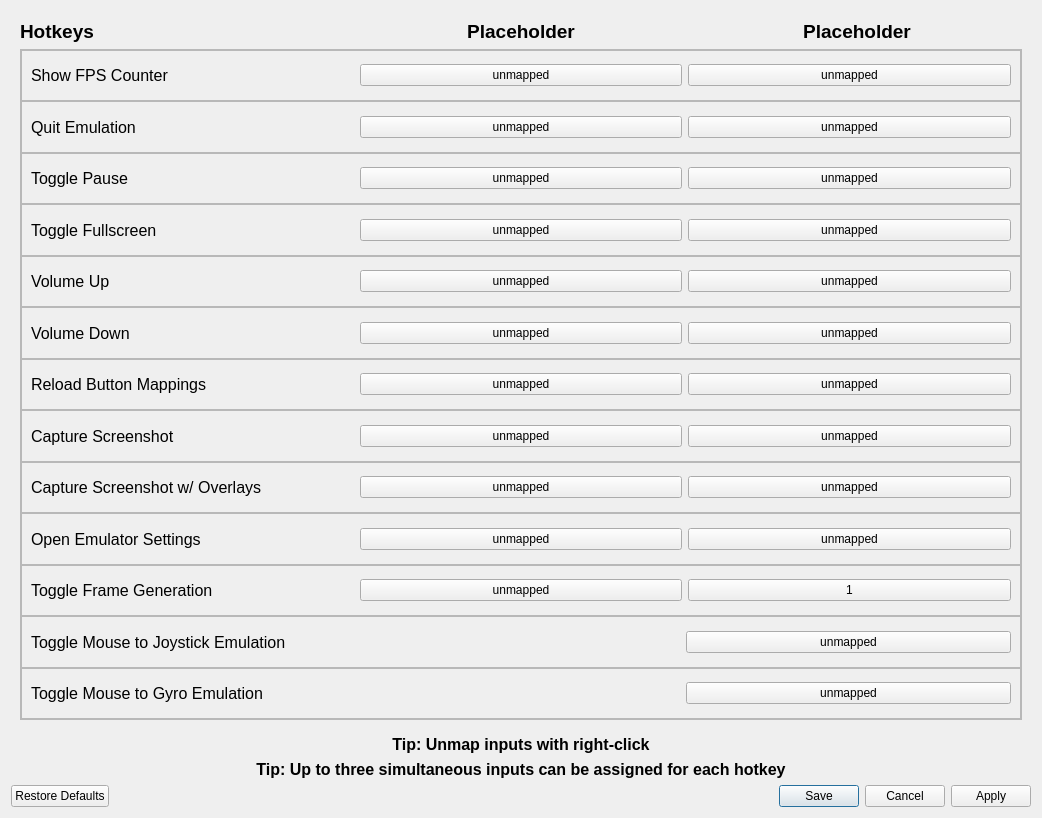
<?xml version="1.0" encoding="UTF-8"?>
<!-- SPDX-FileCopyrightText: Copyright 2026 shadPS4 Emulator Project
     SPDX-License-Identifier: GPL-2.0-or-later -->
<ui version="4.0">
 <class>Hotkeys</class>
 <widget class="QDialog" name="Hotkeys">
  <property name="windowModality">
   <enum>Qt::WindowModality::WindowModal</enum>
  </property>
  <property name="geometry">
   <rect>
    <x>0</x>
    <y>0</y>
    <width>1042</width>
    <height>818</height>
   </rect>
  </property>
  <property name="windowTitle">
   <string>Customize Hotkeys</string>
  </property>
  <layout class="QVBoxLayout" name="verticalLayout_19">
   <item>
    <widget class="QWidget" name="Contents" native="true">
     <layout class="QVBoxLayout" name="verticalLayout_2">
      <item>
       <layout class="QHBoxLayout" name="LabelsLayout">
        <item>
         <widget class="QLabel" name="hotkeysLabel">
          <property name="sizePolicy">
           <sizepolicy hsizetype="Expanding" vsizetype="Preferred">
            <horstretch>0</horstretch>
            <verstretch>0</verstretch>
           </sizepolicy>
          </property>
          <property name="font">
           <font>
            <pointsize>14</pointsize>
            <bold>true</bold>
           </font>
          </property>
          <property name="text">
           <string>Hotkeys</string>
          </property>
         </widget>
        </item>
        <item>
         <widget class="QLabel" name="controllerLabel">
          <property name="sizePolicy">
           <sizepolicy hsizetype="Expanding" vsizetype="Fixed">
            <horstretch>0</horstretch>
            <verstretch>0</verstretch>
           </sizepolicy>
          </property>
          <property name="font">
           <font>
            <pointsize>14</pointsize>
            <bold>true</bold>
           </font>
          </property>
          <property name="text">
           <string>Placeholder</string>
          </property>
          <property name="alignment">
           <set>Qt::AlignmentFlag::AlignCenter</set>
          </property>
         </widget>
        </item>
        <item>
         <widget class="QLabel" name="keyboardLabel">
          <property name="sizePolicy">
           <sizepolicy hsizetype="Expanding" vsizetype="Minimum">
            <horstretch>0</horstretch>
            <verstretch>0</verstretch>
           </sizepolicy>
          </property>
          <property name="maximumSize">
           <size>
            <width>16777215</width>
            <height>16777215</height>
           </size>
          </property>
          <property name="font">
           <font>
            <pointsize>14</pointsize>
            <bold>true</bold>
           </font>
          </property>
          <property name="text">
           <string>Placeholder</string>
          </property>
          <property name="scaledContents">
           <bool>false</bool>
          </property>
          <property name="alignment">
           <set>Qt::AlignmentFlag::AlignCenter</set>
          </property>
         </widget>
        </item>
       </layout>
      </item>
      <item>
       <widget class="QScrollArea" name="scrollArea">
        <property name="widgetResizable">
         <bool>true</bool>
        </property>
        <widget class="QWidget" name="scrollAreaWidgetContents">
         <property name="geometry">
          <rect>
           <x>0</x>
           <y>0</y>
           <width>1004</width>
           <height>662</height>
          </rect>
         </property>
         <layout class="QVBoxLayout" name="verticalLayout_18">
          <property name="spacing">
           <number>0</number>
          </property>
          <property name="leftMargin">
           <number>0</number>
          </property>
          <property name="topMargin">
           <number>0</number>
          </property>
          <property name="rightMargin">
           <number>0</number>
          </property>
          <property name="bottomMargin">
           <number>0</number>
          </property>
          <item>
           <layout class="QVBoxLayout" name="HotkeysLayout">
            <item>
             <widget class="QFrame" name="showFpsFrame">
              <property name="frameShape">
               <enum>QFrame::Shape::StyledPanel</enum>
              </property>
              <property name="frameShadow">
               <enum>QFrame::Shadow::Raised</enum>
              </property>
              <layout class="QHBoxLayout" name="horizontalLayout_3">
               <item>
                <widget class="QLabel" name="showFpsLabel">
                 <property name="sizePolicy">
                  <sizepolicy hsizetype="Expanding" vsizetype="Fixed">
                   <horstretch>0</horstretch>
                   <verstretch>0</verstretch>
                  </sizepolicy>
                 </property>
                 <property name="font">
                  <font>
                   <pointsize>12</pointsize>
                   <bold>false</bold>
                  </font>
                 </property>
                 <property name="frameShape">
                  <enum>QFrame::Shape::NoFrame</enum>
                 </property>
                 <property name="text">
                  <string>Show FPS Counter</string>
                 </property>
                 <property name="wordWrap">
                  <bool>true</bool>
                 </property>
                </widget>
               </item>
               <item>
                <widget class="QRightClickButton" name="fpsButtonPad">
                 <property name="sizePolicy">
                  <sizepolicy hsizetype="Expanding" vsizetype="Fixed">
                   <horstretch>0</horstretch>
                   <verstretch>0</verstretch>
                  </sizepolicy>
                 </property>
                 <property name="focusPolicy">
                  <enum>Qt::FocusPolicy::NoFocus</enum>
                 </property>
                 <property name="text">
                  <string>unmapped</string>
                 </property>
                </widget>
               </item>
               <item>
                <widget class="QRightClickButton" name="fpsButtonKB">
                 <property name="sizePolicy">
                  <sizepolicy hsizetype="Expanding" vsizetype="Fixed">
                   <horstretch>0</horstretch>
                   <verstretch>0</verstretch>
                  </sizepolicy>
                 </property>
                 <property name="focusPolicy">
                  <enum>Qt::FocusPolicy::NoFocus</enum>
                 </property>
                 <property name="text">
                  <string>unmapped</string>
                 </property>
                </widget>
               </item>
              </layout>
             </widget>
            </item>
            <item>
             <widget class="QFrame" name="quitFrame">
              <property name="frameShape">
               <enum>QFrame::Shape::StyledPanel</enum>
              </property>
              <property name="frameShadow">
               <enum>QFrame::Shadow::Raised</enum>
              </property>
              <layout class="QHBoxLayout" name="horizontalLayout_2">
               <item>
                <widget class="QLabel" name="quitLabel">
                 <property name="font">
                  <font>
                   <pointsize>12</pointsize>
                   <bold>false</bold>
                  </font>
                 </property>
                 <property name="text">
                  <string>Quit Emulation</string>
                 </property>
                 <property name="wordWrap">
                  <bool>true</bool>
                 </property>
                </widget>
               </item>
               <item>
                <widget class="QRightClickButton" name="quitButtonPad">
                 <property name="focusPolicy">
                  <enum>Qt::FocusPolicy::NoFocus</enum>
                 </property>
                 <property name="text">
                  <string>unmapped</string>
                 </property>
                </widget>
               </item>
               <item>
                <widget class="QRightClickButton" name="quitButtonKB">
                 <property name="focusPolicy">
                  <enum>Qt::FocusPolicy::NoFocus</enum>
                 </property>
                 <property name="text">
                  <string>unmapped</string>
                 </property>
                </widget>
               </item>
              </layout>
             </widget>
            </item>
            <item>
             <widget class="QFrame" name="pauseFrame">
              <property name="frameShape">
               <enum>QFrame::Shape::StyledPanel</enum>
              </property>
              <property name="frameShadow">
               <enum>QFrame::Shadow::Raised</enum>
              </property>
              <layout class="QHBoxLayout" name="horizontalLayout_5">
               <item>
                <widget class="QLabel" name="pauseLabel">
                 <property name="font">
                  <font>
                   <pointsize>12</pointsize>
                   <bold>false</bold>
                  </font>
                 </property>
                 <property name="text">
                  <string>Toggle Pause</string>
                 </property>
                 <property name="wordWrap">
                  <bool>true</bool>
                 </property>
                </widget>
               </item>
               <item>
                <widget class="QRightClickButton" name="pauseButtonPad">
                 <property name="focusPolicy">
                  <enum>Qt::FocusPolicy::NoFocus</enum>
                 </property>
                 <property name="text">
                  <string>unmapped</string>
                 </property>
                </widget>
               </item>
               <item>
                <widget class="QRightClickButton" name="pauseButtonKB">
                 <property name="focusPolicy">
                  <enum>Qt::FocusPolicy::NoFocus</enum>
                 </property>
                 <property name="text">
                  <string>unmapped</string>
                 </property>
                </widget>
               </item>
              </layout>
             </widget>
            </item>
            <item>
             <widget class="QFrame" name="fullscreenFrame">
              <property name="frameShape">
               <enum>QFrame::Shape::StyledPanel</enum>
              </property>
              <property name="frameShadow">
               <enum>QFrame::Shadow::Raised</enum>
              </property>
              <layout class="QHBoxLayout" name="horizontalLayout_4">
               <item>
                <widget class="QLabel" name="fullscreenLabel">
                 <property name="font">
                  <font>
                   <pointsize>12</pointsize>
                   <bold>false</bold>
                  </font>
                 </property>
                 <property name="text">
                  <string>Toggle Fullscreen</string>
                 </property>
                 <property name="wordWrap">
                  <bool>true</bool>
                 </property>
                </widget>
               </item>
               <item>
                <widget class="QRightClickButton" name="fullscreenButtonPad">
                 <property name="focusPolicy">
                  <enum>Qt::FocusPolicy::NoFocus</enum>
                 </property>
                 <property name="text">
                  <string>unmapped</string>
                 </property>
                </widget>
               </item>
               <item>
                <widget class="QRightClickButton" name="fullscreenButtonKB">
                 <property name="focusPolicy">
                  <enum>Qt::FocusPolicy::NoFocus</enum>
                 </property>
                 <property name="text">
                  <string>unmapped</string>
                 </property>
                </widget>
               </item>
              </layout>
             </widget>
            </item>
            <item>
             <widget class="QFrame" name="volumeUpFrame">
              <property name="frameShape">
               <enum>QFrame::Shape::StyledPanel</enum>
              </property>
              <property name="frameShadow">
               <enum>QFrame::Shadow::Raised</enum>
              </property>
              <layout class="QHBoxLayout" name="horizontalLayout_6">
               <item>
                <widget class="QLabel" name="volumeUpLabel">
                 <property name="font">
                  <font>
                   <pointsize>12</pointsize>
                   <bold>false</bold>
                  </font>
                 </property>
                 <property name="text">
                  <string>Volume Up</string>
                 </property>
                 <property name="wordWrap">
                  <bool>true</bool>
                 </property>
                </widget>
               </item>
               <item>
                <widget class="QRightClickButton" name="volUpButtonPad">
                 <property name="text">
                  <string>unmapped</string>
                 </property>
                </widget>
               </item>
               <item>
                <widget class="QRightClickButton" name="volUpButtonKB">
                 <property name="text">
                  <string>unmapped</string>
                 </property>
                </widget>
               </item>
              </layout>
             </widget>
            </item>
            <item>
             <widget class="QFrame" name="volumeDownFrame">
              <property name="frameShape">
               <enum>QFrame::Shape::StyledPanel</enum>
              </property>
              <property name="frameShadow">
               <enum>QFrame::Shadow::Raised</enum>
              </property>
              <layout class="QHBoxLayout" name="horizontalLayout_7">
               <item>
                <widget class="QLabel" name="volumeDownLabel">
                 <property name="font">
                  <font>
                   <pointsize>12</pointsize>
                   <bold>false</bold>
                  </font>
                 </property>
                 <property name="text">
                  <string>Volume Down</string>
                 </property>
                 <property name="wordWrap">
                  <bool>true</bool>
                 </property>
                </widget>
               </item>
               <item>
                <widget class="QRightClickButton" name="volDownButtonPad">
                 <property name="text">
                  <string>unmapped</string>
                 </property>
                </widget>
               </item>
               <item>
                <widget class="QRightClickButton" name="volDownButtonKB">
                 <property name="text">
                  <string>unmapped</string>
                 </property>
                </widget>
               </item>
              </layout>
             </widget>
            </item>
            <item>
             <widget class="QFrame" name="reloadInputsFrame">
              <property name="frameShape">
               <enum>QFrame::Shape::StyledPanel</enum>
              </property>
              <property name="frameShadow">
               <enum>QFrame::Shadow::Raised</enum>
              </property>
              <layout class="QHBoxLayout" name="horizontalLayout_8">
               <item>
                <widget class="QLabel" name="reloadInputsLabel">
                 <property name="font">
                  <font>
                   <pointsize>12</pointsize>
                   <bold>false</bold>
                  </font>
                 </property>
                 <property name="text">
                  <string>Reload Button Mappings</string>
                 </property>
                 <property name="wordWrap">
                  <bool>true</bool>
                 </property>
                </widget>
               </item>
               <item>
                <widget class="QRightClickButton" name="reloadButtonPad">
                 <property name="text">
                  <string>unmapped</string>
                 </property>
                </widget>
               </item>
               <item>
                <widget class="QRightClickButton" name="reloadButtonKB">
                 <property name="focusPolicy">
                  <enum>Qt::FocusPolicy::NoFocus</enum>
                 </property>
                 <property name="text">
                  <string>unmapped</string>
                 </property>
                </widget>
               </item>
              </layout>
             </widget>
            </item>
            <item>
             <widget class="QFrame" name="screenshotFrame">
              <property name="frameShape">
               <enum>QFrame::Shape::StyledPanel</enum>
              </property>
              <property name="frameShadow">
               <enum>QFrame::Shadow::Raised</enum>
              </property>
              <layout class="QHBoxLayout" name="horizontalLayout">
               <item>
                <widget class="QLabel" name="screenshotLabel">
                 <property name="sizePolicy">
                  <sizepolicy hsizetype="Expanding" vsizetype="Preferred">
                   <horstretch>0</horstretch>
                   <verstretch>0</verstretch>
                  </sizepolicy>
                 </property>
                 <property name="font">
                  <font>
                   <pointsize>12</pointsize>
                   <bold>false</bold>
                  </font>
                 </property>
                 <property name="text">
                  <string>Capture Screenshot</string>
                 </property>
                 <property name="wordWrap">
                  <bool>true</bool>
                 </property>
                </widget>
               </item>
               <item>
                <widget class="QRightClickButton" name="screenshotButtonPad">
                 <property name="sizePolicy">
                  <sizepolicy hsizetype="Expanding" vsizetype="Fixed">
                   <horstretch>0</horstretch>
                   <verstretch>0</verstretch>
                  </sizepolicy>
                 </property>
                 <property name="text">
                  <string>unmapped</string>
                 </property>
                </widget>
               </item>
               <item>
                <widget class="QRightClickButton" name="screenshotButtonKB">
                 <property name="sizePolicy">
                  <sizepolicy hsizetype="Expanding" vsizetype="Fixed">
                   <horstretch>0</horstretch>
                   <verstretch>0</verstretch>
                  </sizepolicy>
                 </property>
                 <property name="focusPolicy">
                  <enum>Qt::FocusPolicy::NoFocus</enum>
                 </property>
                 <property name="text">
                  <string>unmapped</string>
                 </property>
                </widget>
               </item>
              </layout>
             </widget>
            </item>
            <item>
             <widget class="QFrame" name="screenshotOverlaysFrame">
              <property name="frameShape">
               <enum>QFrame::Shape::StyledPanel</enum>
              </property>
              <property name="frameShadow">
               <enum>QFrame::Shadow::Raised</enum>
              </property>
              <layout class="QHBoxLayout" name="horizontalLayout_12">
               <item>
                <widget class="QLabel" name="screenshotOverlaysLabel">
                 <property name="sizePolicy">
                  <sizepolicy hsizetype="Expanding" vsizetype="Preferred">
                   <horstretch>0</horstretch>
                   <verstretch>0</verstretch>
                  </sizepolicy>
                 </property>
                 <property name="font">
                  <font>
                   <pointsize>12</pointsize>
                   <bold>false</bold>
                  </font>
                 </property>
                 <property name="text">
                  <string>Capture Screenshot w/ Overlays</string>
                 </property>
                 <property name="wordWrap">
                  <bool>true</bool>
                 </property>
                </widget>
               </item>
               <item>
                <widget class="QRightClickButton" name="screenshotOverlayButtonPad">
                 <property name="sizePolicy">
                  <sizepolicy hsizetype="Expanding" vsizetype="Fixed">
                   <horstretch>0</horstretch>
                   <verstretch>0</verstretch>
                  </sizepolicy>
                 </property>
                 <property name="text">
                  <string>unmapped</string>
                 </property>
                </widget>
               </item>
               <item>
                <widget class="QRightClickButton" name="screenshotOverlayButtonKB">
                 <property name="sizePolicy">
                  <sizepolicy hsizetype="Expanding" vsizetype="Fixed">
                   <horstretch>0</horstretch>
                   <verstretch>0</verstretch>
                  </sizepolicy>
                 </property>
                 <property name="focusPolicy">
                  <enum>Qt::FocusPolicy::NoFocus</enum>
                 </property>
                 <property name="text">
                  <string>unmapped</string>
                 </property>
                </widget>
               </item>
              </layout>
             </widget>
            </item>
            <item>
             <widget class="QFrame" name="settingsFrame">
              <property name="frameShape">
               <enum>QFrame::Shape::StyledPanel</enum>
              </property>
              <property name="frameShadow">
               <enum>QFrame::Shadow::Raised</enum>
              </property>
              <layout class="QHBoxLayout" name="horizontalLayout_13">
               <item>
                <widget class="QLabel" name="settingsLabel">
                 <property name="sizePolicy">
                  <sizepolicy hsizetype="Expanding" vsizetype="Preferred">
                   <horstretch>0</horstretch>
                   <verstretch>0</verstretch>
                  </sizepolicy>
                 </property>
                 <property name="font">
                  <font>
                   <pointsize>12</pointsize>
                   <bold>false</bold>
                  </font>
                 </property>
                 <property name="text">
                  <string>Open Emulator Settings</string>
                 </property>
                 <property name="wordWrap">
                  <bool>true</bool>
                 </property>
                </widget>
               </item>
               <item>
                <widget class="QRightClickButton" name="settingsButtonPad">
                 <property name="sizePolicy">
                  <sizepolicy hsizetype="Expanding" vsizetype="Fixed">
                   <horstretch>0</horstretch>
                   <verstretch>0</verstretch>
                  </sizepolicy>
                 </property>
                 <property name="text">
                  <string>unmapped</string>
                 </property>
                </widget>
               </item>
               <item>
                <widget class="QRightClickButton" name="settingsButtonKB">
                 <property name="sizePolicy">
                  <sizepolicy hsizetype="Expanding" vsizetype="Fixed">
                   <horstretch>0</horstretch>
                   <verstretch>0</verstretch>
                  </sizepolicy>
                 </property>
                 <property name="focusPolicy">
                  <enum>Qt::FocusPolicy::NoFocus</enum>
                 </property>
                 <property name="text">
                  <string>unmapped</string>
                 </property>
                </widget>
               </item>
              </layout>
             </widget>
            </item>
            <item>
             <widget class="QFrame" name="frameGenFrame">
              <property name="frameShape">
               <enum>QFrame::Shape::StyledPanel</enum>
              </property>
              <property name="frameShadow">
               <enum>QFrame::Shadow::Raised</enum>
              </property>
              <layout class="QHBoxLayout" name="horizontalLayout_frameGen">
               <item>
                <widget class="QLabel" name="frameGenLabel">
                 <property name="sizePolicy">
                  <sizepolicy hsizetype="Expanding" vsizetype="Preferred">
                   <horstretch>0</horstretch>
                   <verstretch>0</verstretch>
                  </sizepolicy>
                 </property>
                 <property name="font">
                  <font>
                   <pointsize>12</pointsize>
                   <bold>false</bold>
                  </font>
                 </property>
                 <property name="text">
                  <string>Toggle Frame Generation</string>
                 </property>
                 <property name="wordWrap">
                  <bool>true</bool>
                 </property>
                </widget>
               </item>
               <item>
                <widget class="QRightClickButton" name="frameGenButtonPad">
                 <property name="sizePolicy">
                  <sizepolicy hsizetype="Expanding" vsizetype="Fixed">
                   <horstretch>0</horstretch>
                   <verstretch>0</verstretch>
                  </sizepolicy>
                 </property>
                 <property name="text">
                  <string>unmapped</string>
                 </property>
                </widget>
               </item>
               <item>
                <widget class="QRightClickButton" name="frameGenButtonKB">
                 <property name="sizePolicy">
                  <sizepolicy hsizetype="Expanding" vsizetype="Fixed">
                   <horstretch>0</horstretch>
                   <verstretch>0</verstretch>
                  </sizepolicy>
                 </property>
                 <property name="focusPolicy">
                  <enum>Qt::FocusPolicy::NoFocus</enum>
                 </property>
                 <property name="text">
                  <string>1</string>
                 </property>
                </widget>
               </item>
              </layout>
             </widget>
            </item>
            <item>
             <widget class="QFrame" name="mouseJoystickFrame">
              <property name="frameShape">
               <enum>QFrame::Shape::StyledPanel</enum>
              </property>
              <property name="frameShadow">
               <enum>QFrame::Shadow::Raised</enum>
              </property>
              <layout class="QHBoxLayout" name="horizontalLayout_10">
               <item>
                <widget class="QLabel" name="mouseJoystickLabel">
                 <property name="sizePolicy">
                  <sizepolicy hsizetype="Expanding" vsizetype="Preferred">
                   <horstretch>0</horstretch>
                   <verstretch>0</verstretch>
                  </sizepolicy>
                 </property>
                 <property name="font">
                  <font>
                   <pointsize>12</pointsize>
                   <bold>false</bold>
                  </font>
                 </property>
                 <property name="text">
                  <string>Toggle Mouse to Joystick Emulation</string>
                 </property>
                 <property name="wordWrap">
                  <bool>true</bool>
                 </property>
                </widget>
               </item>
               <item>
                <spacer name="horizontalSpacer_5">
                 <property name="orientation">
                  <enum>Qt::Orientation::Horizontal</enum>
                 </property>
                 <property name="sizeHint" stdset="0">
                  <size>
                   <width>321</width>
                   <height>20</height>
                  </size>
                 </property>
                </spacer>
               </item>
               <item>
                <widget class="QRightClickButton" name="mouseJoystickButton">
                 <property name="sizePolicy">
                  <sizepolicy hsizetype="Expanding" vsizetype="Fixed">
                   <horstretch>0</horstretch>
                   <verstretch>0</verstretch>
                  </sizepolicy>
                 </property>
                 <property name="focusPolicy">
                  <enum>Qt::FocusPolicy::NoFocus</enum>
                 </property>
                 <property name="text">
                  <string>unmapped</string>
                 </property>
                </widget>
               </item>
              </layout>
             </widget>
            </item>
            <item>
             <widget class="QFrame" name="mouseGyroFrame">
              <property name="frameShape">
               <enum>QFrame::Shape::StyledPanel</enum>
              </property>
              <property name="frameShadow">
               <enum>QFrame::Shadow::Raised</enum>
              </property>
              <layout class="QHBoxLayout" name="horizontalLayout_11">
               <item>
                <widget class="QLabel" name="mouseGyroLabel">
                 <property name="sizePolicy">
                  <sizepolicy hsizetype="Expanding" vsizetype="Preferred">
                   <horstretch>0</horstretch>
                   <verstretch>0</verstretch>
                  </sizepolicy>
                 </property>
                 <property name="font">
                  <font>
                   <pointsize>12</pointsize>
                   <bold>false</bold>
                  </font>
                 </property>
                 <property name="text">
                  <string>Toggle Mouse to Gyro Emulation</string>
                 </property>
                 <property name="wordWrap">
                  <bool>true</bool>
                 </property>
                </widget>
               </item>
               <item>
                <spacer name="horizontalSpacer">
                 <property name="orientation">
                  <enum>Qt::Orientation::Horizontal</enum>
                 </property>
                 <property name="sizeHint" stdset="0">
                  <size>
                   <width>321</width>
                   <height>20</height>
                  </size>
                 </property>
                </spacer>
               </item>
               <item>
                <widget class="QRightClickButton" name="mouseGyroButton">
                 <property name="sizePolicy">
                  <sizepolicy hsizetype="Expanding" vsizetype="Fixed">
                   <horstretch>0</horstretch>
                   <verstretch>0</verstretch>
                  </sizepolicy>
                 </property>
                 <property name="focusPolicy">
                  <enum>Qt::FocusPolicy::NoFocus</enum>
                 </property>
                 <property name="text">
                  <string>unmapped</string>
                 </property>
                </widget>
               </item>
              </layout>
             </widget>
            </item>
           </layout>
          </item>
         </layout>
        </widget>
       </widget>
      </item>
     </layout>
    </widget>
   </item>
   <item>
    <widget class="QLabel" name="rightClickLabel">
     <property name="sizePolicy">
      <sizepolicy hsizetype="Preferred" vsizetype="Fixed">
       <horstretch>0</horstretch>
       <verstretch>0</verstretch>
      </sizepolicy>
     </property>
     <property name="font">
      <font>
       <pointsize>12</pointsize>
       <bold>true</bold>
      </font>
     </property>
     <property name="text">
      <string>Tip: Unmap inputs with right-click</string>
     </property>
     <property name="alignment">
      <set>Qt::AlignmentFlag::AlignCenter</set>
     </property>
    </widget>
   </item>
   <item>
    <widget class="QLabel" name="multipleInputsLabel">
     <property name="sizePolicy">
      <sizepolicy hsizetype="Preferred" vsizetype="Fixed">
       <horstretch>0</horstretch>
       <verstretch>0</verstretch>
      </sizepolicy>
     </property>
     <property name="font">
      <font>
       <pointsize>12</pointsize>
       <bold>true</bold>
      </font>
     </property>
     <property name="text">
      <string>Tip: Up to three simultaneous inputs can be assigned for each hotkey</string>
     </property>
     <property name="alignment">
      <set>Qt::AlignmentFlag::AlignCenter</set>
     </property>
    </widget>
   </item>
   <item>
    <widget class="QDialogButtonBox" name="buttonBox">
     <property name="orientation">
      <enum>Qt::Orientation::Horizontal</enum>
     </property>
     <property name="standardButtons">
      <set>QDialogButtonBox::StandardButton::Apply|QDialogButtonBox::StandardButton::Cancel|QDialogButtonBox::StandardButton::RestoreDefaults|QDialogButtonBox::StandardButton::Save</set>
     </property>
    </widget>
   </item>
  </layout>
 </widget>
 <customwidgets>
  <customwidget>
   <class>QRightClickButton</class>
   <extends>QPushButton</extends>
   <header>src/qt_gui/right_click_button.h</header>
  </customwidget>
 </customwidgets>
 <resources/>
 <connections>
  <connection>
   <sender>buttonBox</sender>
   <signal>accepted()</signal>
   <receiver>Hotkeys</receiver>
   <slot>accept()</slot>
   <hints>
    <hint type="sourcelabel">
     <x>248</x>
     <y>254</y>
    </hint>
    <hint type="destinationlabel">
     <x>157</x>
     <y>274</y>
    </hint>
   </hints>
  </connection>
  <connection>
   <sender>buttonBox</sender>
   <signal>rejected()</signal>
   <receiver>Hotkeys</receiver>
   <slot>reject()</slot>
   <hints>
    <hint type="sourcelabel">
     <x>316</x>
     <y>260</y>
    </hint>
    <hint type="destinationlabel">
     <x>286</x>
     <y>274</y>
    </hint>
   </hints>
  </connection>
 </connections>
</ui>
